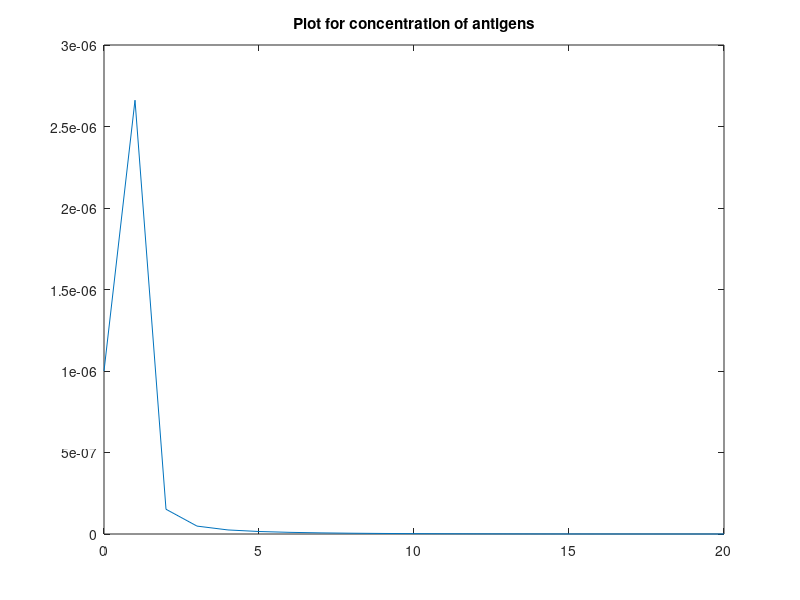

Write the MATLAB code that produced this figure.
clc;                                               
clear all;
h=1;                                             % step size
t = 0:h:20;                                         
V = zeros(1,length(t))
C = zeros(1,length(t))
F = zeros(1,length(t))
m = zeros(1,length(t))

% Model parameters

beta=0.17
a=1
gamma=10
mu=0.5
K=10000
sigma=10
eta=0.12
tau=0.5
Cstar=10
alpha=1
p=0.8
qk=1
tshift=tau/h



% Initial conditions.
V(1)= 0.000001;
F(1)= 10;
C(1)= 10;
m(1)= 0.1;

%Vs=circshift(V,[0,-tshift])
%Fs=circshift(F,[0,-tshift])

% The functions on the RHS of ode
fV = @(t,v,c,f,m) alpha*v-p*f*v
fF = @(t,v,c,f,m) beta*c-gamma*p*f*v-a*f  
fC = @(t,v,c,f,m) -mu*(c-Cstar)+qk*v*f 
fm = @(t,v,c,f,m) sigma*v-eta*m

% 4th order RK Methos implementation
for i=1:(length(t)-1)                              
    k1v = fV(t(i),V(i),C(i),F(i),m(i));
    k1f = fF(t(i),V(i),C(i),F(i),m(i));
    k1c = fC(t(i),V(i),C(i),F(i),m(i));
    k1m = fm(t(i),V(i),C(i),F(i),m(i));
    
    
    k2v = fV(t(i)+0.5*h,V(i)+0.5*h*k1v,C(i)+0.5*h*k1c,F(i)+0.5*h*k1f,m(i)+0.5*h*k1m);
    k2f = fF(t(i)+0.5*h,V(i)+0.5*h*k1v,C(i)+0.5*h*k1c,F(i)+0.5*h*k1f,m(i)+0.5*h*k1m);
    k2c = fC(t(i)+0.5*h,V(i)+0.5*h*k1v,C(i)+0.5*h*k1c,F(i)+0.5*h*k1f,m(i)+0.5*h*k1m);
    k2m = fm(t(i)+0.5*h,V(i)+0.5*h*k1v,C(i)+0.5*h*k1c,F(i)+0.5*h*k1f,m(i)+0.5*h*k1m);
    
    k3v = fV(t(i)+0.5*h,V(i)+0.5*h*k2v,C(i)+0.5*h*k2c,F(i)+0.5*h*k2f,m(i)+0.5*h*k2m);
    k3f = fF(t(i)+0.5*h,V(i)+0.5*h*k2v,C(i)+0.5*h*k2c,F(i)+0.5*h*k2f,m(i)+0.5*h*k2m);
    k3c = fC(t(i)+0.5*h,V(i)+0.5*h*k2v,C(i)+0.5*h*k2c,F(i)+0.5*h*k2f,m(i)+0.5*h*k2m);
    k3m = fm(t(i)+0.5*h,V(i)+0.5*h*k2v,C(i)+0.5*h*k2c,F(i)+0.5*h*k2f,m(i)+0.5*h*k2m);
    
    k4v = fV(t(i)+h,V(i)+h*k3v,C(i)+h*k3c,F(i)+h*k3f,m(i)+h*k3m);
    k4f = fV(t(i)+h,V(i)+h*k3v,C(i)+h*k3c,F(i)+h*k3f,m(i)+h*k3m);
    k4c = fV(t(i)+h,V(i)+h*k3v,C(i)+h*k3c,F(i)+h*k3f,m(i)+h*k3m);
    k4m = fV(t(i)+h,V(i)+h*k3v,C(i)+h*k3c,F(i)+h*k3f,m(i)+h*k3m);
    
    %Updating step
    V(i+1) = V(i) + (1/6)*(k1v+2*k2v+2*k3v+k4v)*h;
    F(i+1) = F(i) + (1/6)*(k1f+2*k2f+2*k3f+k4f)*h;
    C(i+1) = C(i) + (1/6)*(k1c+2*k2c+2*k3c+k4c)*h;
    m(i+1) = m(i) + (1/6)*(k1m+2*k2m+2*k3m+k4m)*h;
end
plot(t,V)
title('Plot for concentration of antigens')
